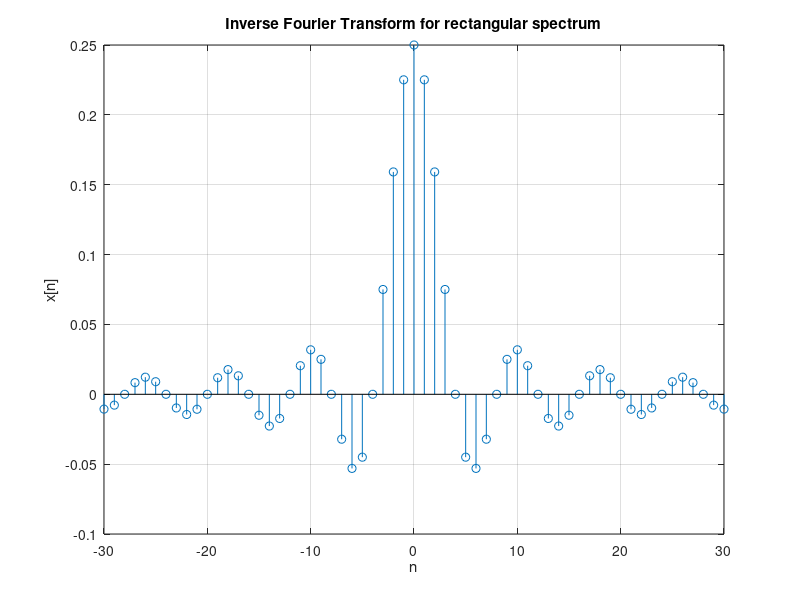

MATLAB code for this plot:

% Quiz 2 iii:
%
% Inverse Fourier Transform


n = -30:1:30;

% Assumption.
wc = pi/4;

x = wc/pi.*sinc( (wc/pi).*n);

stem(n, x);
grid;
xlabel("n");
ylabel("x[n]");
title("Inverse Fourier Transform for rectangular spectrum");